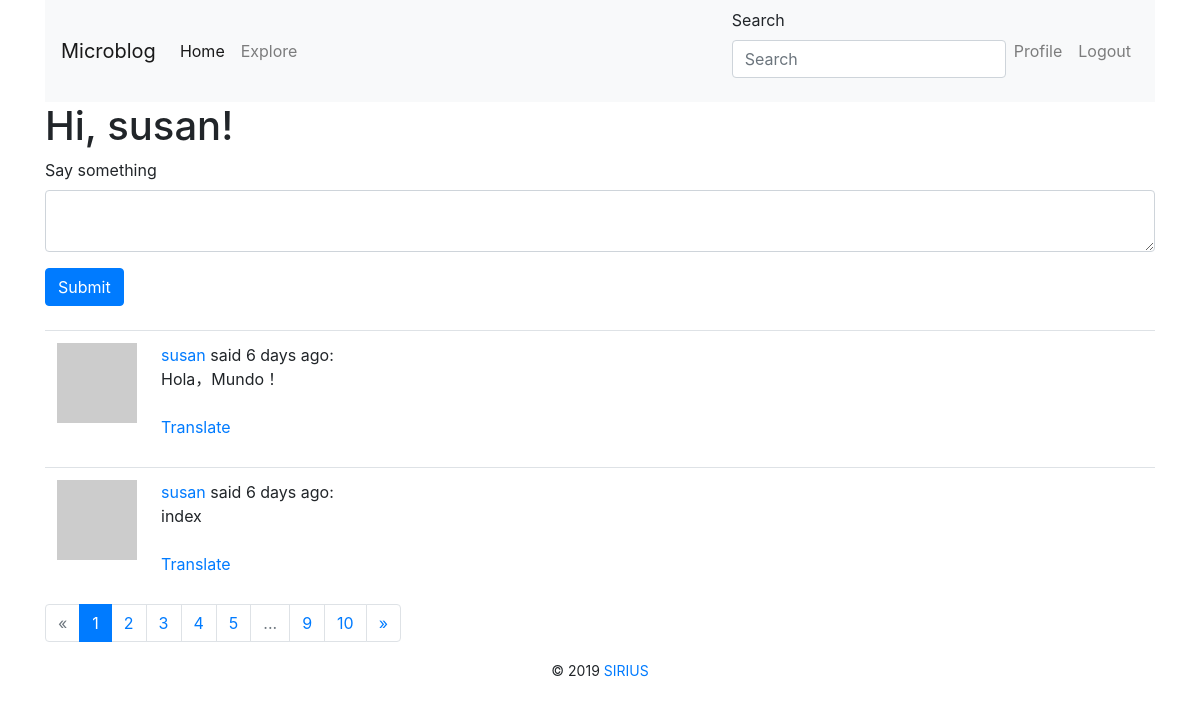
The page /index (signed in) on the database as committed earlier.
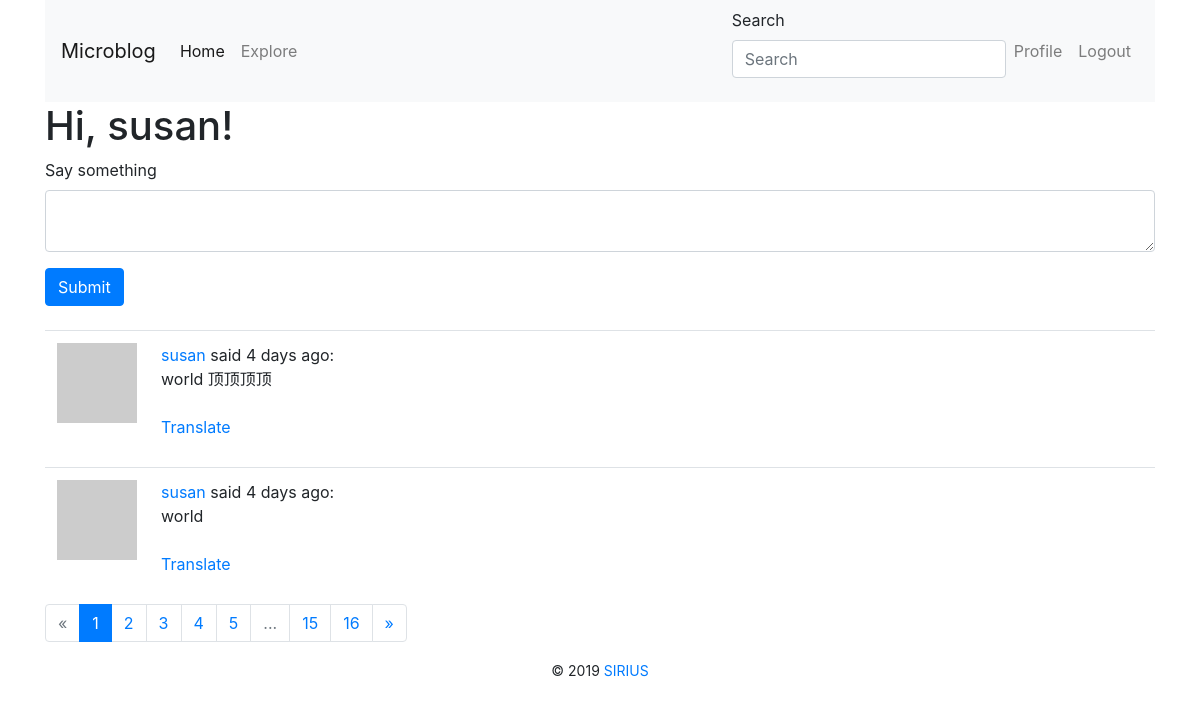
The same page on the database as committed later.
### app/models.py (models this page shows, shortened)
class SearchableMixin(object):
    @classmethod
    def before_commit(cls, session):
        session._changes = {
            'add': list(session.new),
            'update': list(session.dirty),
            'delete': list(session.deleted)
        }
    @classmethod
    def after_commit(cls, session):
        for obj in session._changes['add']:
            if isinstance(obj, SearchableMixin):
                add_to_index(obj.__tablename__, obj)
        for obj in session._changes['update']:
            if isinstance(obj, SearchableMixin):
                add_to_index(obj.__tablename__, obj)
        for obj in session._changes['delete']:
            if isinstance(obj, SearchableMixin):
                remove_from_index(obj.__tablename__, obj)
        session._changes = None

class Post(SearchableMixin, db.Model):
    __searchable__ = ['body']
    id = db.Column(db.Integer, primary_key=True)
    body = db.Column(db.String(140))
    timestamp = db.Column(db.DateTime, index=True, default=datetime.utcnow)
    user_id = db.Column(db.Integer, db.ForeignKey('user.id'))
    language = db.Column(db.String(5))

### app/main/routes.py (the view, shortened to what this page needs)
@bp.route('/', methods=['GET', 'POST'])
@bp.route('/index', methods=['GET', 'POST'])
@login_required
def index():
    form = PostForm()
    page = request.args.get('page', 1, type=int)
    posts = current_user.followed_posts().paginate(page, current_app.config['POSTS_PER_PAGE'], False)
    next_url = url_for('main.index', page=posts.next_num) if posts.has_next else None
    prev_url = url_for('main.index', page=posts.prev_num) if posts.has_prev else None
    return render_template('index.html',
                           title=_('Home Page'),
                           form=form,
                           pagination=posts,
                           posts=posts.items,
                           next_url=next_url,
                           prev_url=prev_url)

### app/main/forms.py
class SearchForm(FlaskForm):
    q = StringField(_l('Search'), validators=[DataRequired()], render_kw={'placeholder': _l('Search')})
    def __init__(self, *args, **kwargs):
        if 'formdata' not in kwargs:
            kwargs['formdata'] = request.args
        if 'csrf_enabled' not in kwargs:
            kwargs['csrf_enabled'] = False
        super(SearchForm, self).__init__(*args, **kwargs)

class PostForm(FlaskForm):
    post = TextAreaField(_l('Say something'), validators=[DataRequired()])
    submit = SubmitField(_l('Submit'))

### app/main/routes.py (called while the page is built)
@bp.before_request
def before_request():
    if current_user.is_authenticated:
        current_user.last_seen = datetime.utcnow()
        db.session.commit()
        g.search_form = SearchForm()
    g.locale = str(get_locale())
    if g.locale == 'zh':
        g.locale = 'zh-cn'

### app/models.py (called while the page is built)
@login.user_loader
def load_user(id):
    return User.query.get(int(id))

    def avatar(self, size):
        digest = md5(self.email.lower().encode('utf-8')).hexdigest()
        return 'https://www.gravatar.com/avatar/{}?d=identicon&s={}'.format(digest, size)

### app/templates/index.html
{% extends "base.html" %}
{% from 'bootstrap/form.html' import render_form %}
{% from 'bootstrap/pagination.html' import render_pager, render_pagination %}
{% block content %}
    <h1>{{ _('Hi, %(username)s!', username=current_user.username) }}</h1>
    {% if form %}
        {{ render_form(form) }}
        <br>
    {% endif %}
    {% for post in posts %}
        {% include '_post.html' %}
    {% endfor %}
    {% if pagination.total > pagination.per_page %}
        {{ render_pagination(pagination,ellipses='...',align='right') }}
    {% endif %}
{% endblock %}

### app/templates/_post.html (shortened to what this page needs)
<table class="table table-hover">
    <tr>
        <td width="70px">
            <a href="{{ url_for('main.user',username=post.author.username) }}">
                <img src="{{ post.author.avatar(70) }}">
            </a>
        </td>
        <td>
            {{ _('%(username)s said %(when)s:', username=user_link, when=moment(post.timestamp).fromNow()) }}
            <br>
            <span id="post{{ post.id }}">{{ post.body }}</span>
            {% if post.language and post.language !=g.locale %}
                <br><br>
                <span id="translation{{ post.id }}">
                    <a href="javascript:translate(
                    '#post{{ post.id }}',
                    '#translation{{ post.id }}',
                    '{{ post.language }}',
                    '{{ g.locale }}');">{{ _('Translate') }}</a>
                </span>
            {% endif %}
            <br>
        </td>
    </tr>
</table>

Rows that differ between the two databases and show on the page:
no longer on this page (row unchanged): Post: body "Hola，Mundo！"
no longer on this page (row unchanged): Post: body "index"
added Post: body "world 顶顶顶顶"
added Post: body "world"
Other text that changed with them:
{{ render_pagination(pagination,ellipses='...',align='right') }}: "« 1 2 3 4 5 ... 9 10 »" → "« 1 2 3 4 5 ... 15 16 »"
